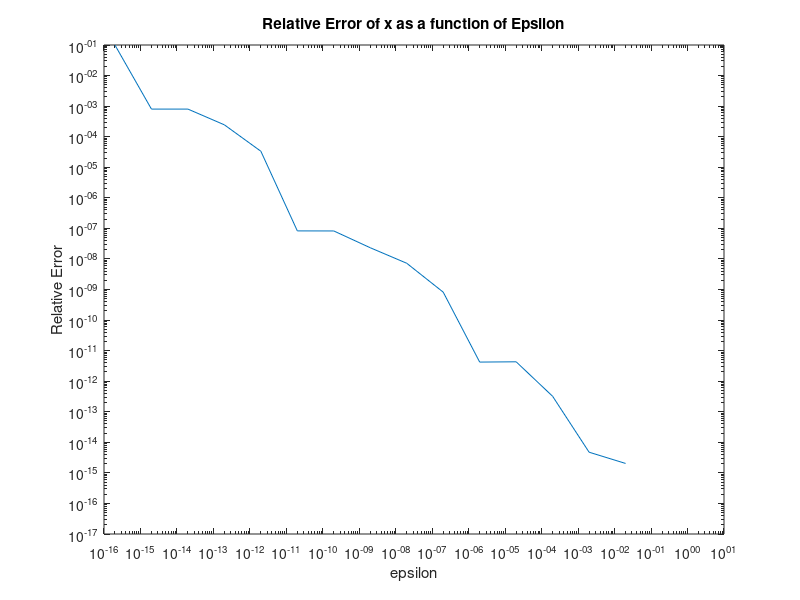

This figure's MATLAB source:

format long

% the norm to use
n = 1;

% the b matrix from the problem statement
b = [ 1 ; 0 ];

% the number of epsilon values to investigate
steps = 16;

% allocate space for the calculated values
errors = zeros( steps, 1 );
relative_errors = zeros( steps, 1 );
norm_calc_x = zeros( steps, 1 );
norm_exact_x = zeros( steps, 1 );
condition_numbers_exact = zeros( steps, 1 );
condition_numbers_calc = zeros( steps, 1 );
epsilons = zeros( steps, 1 );
exponents = 0:steps;

% start at machine epsilon and increase by factors of two until reaching 1
% as expected, because of the 52 bits in the mantissa of an IEEE double,
% this takes 52 steps
for exponent=exponents
    
    % calculate epsilon
    %epsilon=eps*10.^exponent;
    epsilon=2*10^-exponent;
    
    % form the A matrix
    A = [ 1 1+epsilon ; 1-2*epsilon 1 ];
    
    % solve the equation
    x = A \ b;
    
    % compute the exact solution
    denominator = 2 * epsilon^2 + epsilon ;
    x_exact = [ 1  ;  2 * epsilon - 1 ] ./ denominator;
    
    % calculate the solution relative error
    
    error = norm(x-x_exact,n);
    %relative_error = norm(x,n) / norm(x_exact,n) - 1;
    relative_error = error / norm(x_exact,n);
    
    norm_exact_x(exponent+1) = norm(x_exact,n);
    norm_calc_x(exponent+1) = norm(x,n);
    epsilons(exponent+1) = epsilon;
    errors(exponent+1) = error;
    relative_errors(exponent+1) = relative_error;
    condition_numbers_exact(exponent+1) = ( 2 + epsilon )^2 / denominator;
    condition_numbers_calc(exponent+1) = cond( A, n );
end

loglog( epsilons, relative_errors );
title( 'Relative Error of x as a function of Epsilon' );
xlabel( 'epsilon' );
ylabel( 'Relative Error' );

% figure;
% semilogx( epsilons, errors );
% title( 'Absolute Error of x as a function of Epsilon' );
% xlabel( 'epsilon' );
% ylabel( 'Absolute Error' );
% 
% figure;
% loglog( epsilons, norm_calc_x ./ norm_exact_x );
% title( 'norm( calculated x ) / norm( exact x )' );
% xlabel( 'epsilon' );
% ylabel( 'Norm Ratio' );
% 
% figure;
% loglog( epsilons, condition_numbers_exact );
% title( 'Condition Number of A as a function of Epsilon' );
% xlabel( 'epsilon' );
% ylabel( 'Condition Number' );
% 
% figure;
% loglog( epsilons, abs( condition_numbers_exact - condition_numbers_calc ) );
% title( 'Difference between calcualted and exact Condition Number of A' );
% xlabel( 'epsilon' );
% ylabel( 'Condition Number Difference' );
% 
% figure;
% loglog( epsilons, norm_exact_x );
% title( '2 Norm of x as a function of Epsilon' );
% xlabel( 'epsilon' );
% ylabel( 'norm(x,2)' );